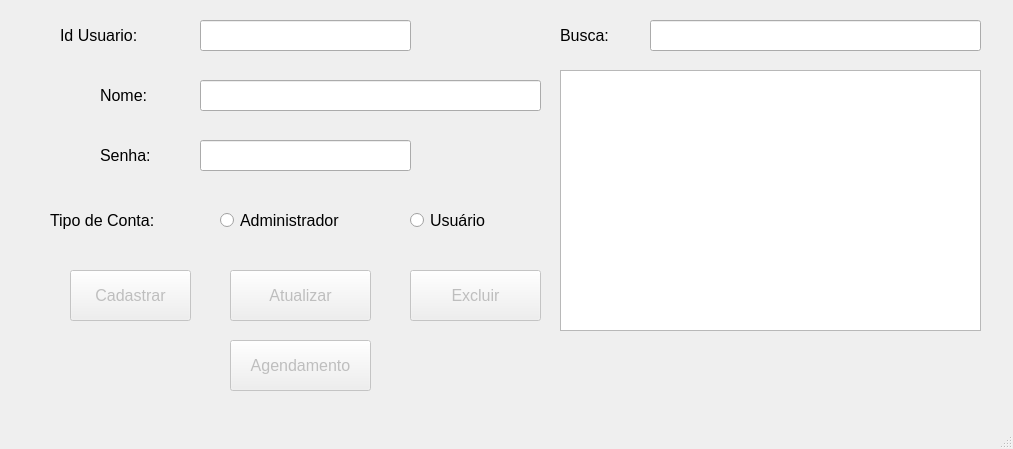
<?xml version="1.0" encoding="UTF-8"?>
<ui version="4.0">
 <class>MainWindow</class>
 <widget class="QMainWindow" name="MainWindow">
  <property name="geometry">
   <rect>
    <x>0</x>
    <y>0</y>
    <width>1013</width>
    <height>449</height>
   </rect>
  </property>
  <property name="windowTitle">
   <string>Cadastro de Usuário</string>
  </property>
  <widget class="QWidget" name="centralwidget">
   <widget class="QLabel" name="label">
    <property name="geometry">
     <rect>
      <x>60</x>
      <y>20</y>
      <width>121</width>
      <height>31</height>
     </rect>
    </property>
    <property name="font">
     <font>
      <pointsize>12</pointsize>
     </font>
    </property>
    <property name="text">
     <string>Id Usuario:</string>
    </property>
   </widget>
   <widget class="QLabel" name="label_2">
    <property name="geometry">
     <rect>
      <x>100</x>
      <y>80</y>
      <width>81</width>
      <height>31</height>
     </rect>
    </property>
    <property name="font">
     <font>
      <pointsize>12</pointsize>
     </font>
    </property>
    <property name="text">
     <string>Nome:</string>
    </property>
   </widget>
   <widget class="QLabel" name="label_3">
    <property name="geometry">
     <rect>
      <x>100</x>
      <y>140</y>
      <width>81</width>
      <height>31</height>
     </rect>
    </property>
    <property name="font">
     <font>
      <pointsize>12</pointsize>
     </font>
    </property>
    <property name="text">
     <string>Senha:</string>
    </property>
   </widget>
   <widget class="QLabel" name="label_4">
    <property name="geometry">
     <rect>
      <x>50</x>
      <y>200</y>
      <width>161</width>
      <height>41</height>
     </rect>
    </property>
    <property name="font">
     <font>
      <pointsize>12</pointsize>
     </font>
    </property>
    <property name="text">
     <string>Tipo de Conta:</string>
    </property>
   </widget>
   <widget class="QLineEdit" name="leIdUsuario">
    <property name="geometry">
     <rect>
      <x>200</x>
      <y>20</y>
      <width>211</width>
      <height>31</height>
     </rect>
    </property>
    <property name="font">
     <font>
      <pointsize>12</pointsize>
     </font>
    </property>
   </widget>
   <widget class="QLineEdit" name="leNome">
    <property name="geometry">
     <rect>
      <x>200</x>
      <y>80</y>
      <width>341</width>
      <height>31</height>
     </rect>
    </property>
    <property name="font">
     <font>
      <pointsize>12</pointsize>
     </font>
    </property>
   </widget>
   <widget class="QLineEdit" name="leSenha">
    <property name="geometry">
     <rect>
      <x>200</x>
      <y>140</y>
      <width>211</width>
      <height>31</height>
     </rect>
    </property>
    <property name="font">
     <font>
      <pointsize>12</pointsize>
     </font>
    </property>
   </widget>
   <widget class="QPushButton" name="pbCadastrar">
    <property name="enabled">
     <bool>false</bool>
    </property>
    <property name="geometry">
     <rect>
      <x>70</x>
      <y>270</y>
      <width>121</width>
      <height>51</height>
     </rect>
    </property>
    <property name="font">
     <font>
      <pointsize>12</pointsize>
     </font>
    </property>
    <property name="text">
     <string>Cadastrar</string>
    </property>
   </widget>
   <widget class="QPushButton" name="pbAtualizar">
    <property name="enabled">
     <bool>false</bool>
    </property>
    <property name="geometry">
     <rect>
      <x>230</x>
      <y>270</y>
      <width>141</width>
      <height>51</height>
     </rect>
    </property>
    <property name="font">
     <font>
      <pointsize>12</pointsize>
     </font>
    </property>
    <property name="text">
     <string>Atualizar</string>
    </property>
   </widget>
   <widget class="QPushButton" name="pbExcluir">
    <property name="enabled">
     <bool>false</bool>
    </property>
    <property name="geometry">
     <rect>
      <x>410</x>
      <y>270</y>
      <width>131</width>
      <height>51</height>
     </rect>
    </property>
    <property name="font">
     <font>
      <pointsize>12</pointsize>
     </font>
    </property>
    <property name="text">
     <string>Excluir</string>
    </property>
   </widget>
   <widget class="QLabel" name="label_6">
    <property name="geometry">
     <rect>
      <x>560</x>
      <y>20</y>
      <width>81</width>
      <height>31</height>
     </rect>
    </property>
    <property name="font">
     <font>
      <pointsize>12</pointsize>
     </font>
    </property>
    <property name="text">
     <string>Busca:</string>
    </property>
   </widget>
   <widget class="QLineEdit" name="leBusca">
    <property name="geometry">
     <rect>
      <x>650</x>
      <y>20</y>
      <width>331</width>
      <height>31</height>
     </rect>
    </property>
    <property name="font">
     <font>
      <pointsize>12</pointsize>
     </font>
    </property>
   </widget>
   <widget class="QListView" name="lvUsuarioList">
    <property name="geometry">
     <rect>
      <x>560</x>
      <y>70</y>
      <width>421</width>
      <height>261</height>
     </rect>
    </property>
    <property name="font">
     <font>
      <pointsize>14</pointsize>
     </font>
    </property>
   </widget>
   <widget class="QRadioButton" name="checkAdm">
    <property name="geometry">
     <rect>
      <x>220</x>
      <y>200</y>
      <width>181</width>
      <height>41</height>
     </rect>
    </property>
    <property name="font">
     <font>
      <pointsize>12</pointsize>
     </font>
    </property>
    <property name="text">
     <string>Administrador</string>
    </property>
   </widget>
   <widget class="QRadioButton" name="checkUser">
    <property name="geometry">
     <rect>
      <x>410</x>
      <y>200</y>
      <width>111</width>
      <height>41</height>
     </rect>
    </property>
    <property name="font">
     <font>
      <pointsize>12</pointsize>
     </font>
    </property>
    <property name="text">
     <string>Usuário</string>
    </property>
   </widget>
   <widget class="QPushButton" name="pbAgendamento">
    <property name="enabled">
     <bool>false</bool>
    </property>
    <property name="geometry">
     <rect>
      <x>230</x>
      <y>340</y>
      <width>141</width>
      <height>51</height>
     </rect>
    </property>
    <property name="font">
     <font>
      <pointsize>12</pointsize>
     </font>
    </property>
    <property name="text">
     <string>Agendamento</string>
    </property>
   </widget>
  </widget>
  <widget class="QMenuBar" name="menubar">
   <property name="geometry">
    <rect>
     <x>0</x>
     <y>0</y>
     <width>1013</width>
     <height>21</height>
    </rect>
   </property>
  </widget>
  <widget class="QStatusBar" name="statusbar"/>
 </widget>
 <resources/>
 <connections/>
</ui>
